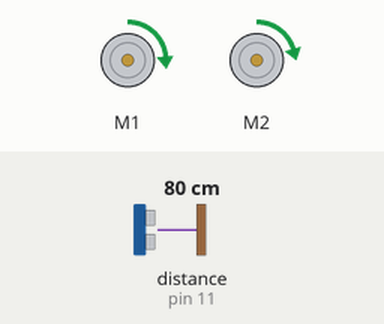
Recording of a sketch running on a simulated Arduino Uno, built with avr-gcc and run on an emulated ATmega328P. Parts: 2 × DC motor (green arrow = forward, orange = backward, longer = faster). Wiring (inferred from the names in the program): ultrasonic range finder: trigger pin 12; echo pin 11. The inputs (shaded band) are chosen by the test bench; at power-on: distance to the obstacle (sensor on pin 11) 80 cm. The echo pulse lasts 58.3 µs per cm; what the sketch prints to the serial monitor is not drawn.

Above: at 1.2 s.
1.3 s: distance to the obstacle (sensor on pin 11) set to 2 cm
Timing chart, 0 to 4.3 s (numbered marks = the images above; inputs shaded):
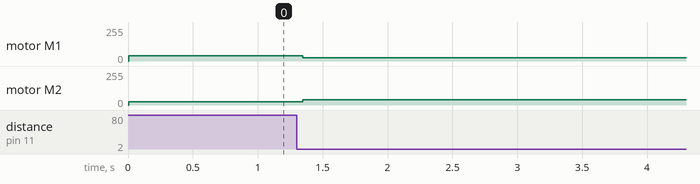

Measured:
- after the input at 1.3 s, motor M1: forward 38/255 → forward 25/255 after 0.05 s; motor M2: forward 25/255 → forward 38/255 after 0.05 s

The sketch:

MotorAndUltrsonic.ino
```cpp
#include <ZumoMotors.h>

ZumoMotors motors;


#define echoPin 11 // Echo Pin
#define trigPin 12 // Trigger Pin

double duration, distance; // Duration used to calculate distance
double maxx = 20.0;
double target = 19.98;
double minn = 19.96;
void setup() {
  Serial.begin (9600);
  pinMode(trigPin, OUTPUT);
  pinMode(echoPin, INPUT);
  motors.setLeftSpeed(50);
  motors.setRightSpeed(50);
}

void loop() {
  /* The following trigPin/echoPin cycle is used to determine the
    distance of the nearest object by bouncing soundwaves off of it. */
  digitalWrite(trigPin, LOW);
  delayMicroseconds(2);

  digitalWrite(trigPin, HIGH);
  delayMicroseconds(10);

  digitalWrite(trigPin, LOW);
  duration = pulseIn(echoPin, HIGH);


  //Calculate the distance (in cm) based on the speed of sound.
  distance = duration / 58.2;
  Serial.println(distance);
  if (distance > maxx || distance < minn) {

    if (distance < minn) { // turn to left.

      motors.setLeftSpeed(40);
      motors.setRightSpeed(60);

    }   else if (distance > maxx) { // turn to right

      motors.setLeftSpeed(60);
      motors.setRightSpeed(40);

    }


  }
  else {
    motors.setLeftSpeed(50);
    motors.setRightSpeed(50);

  }

  //Delay 50ms before next reading.
  delay(50);
}
```
